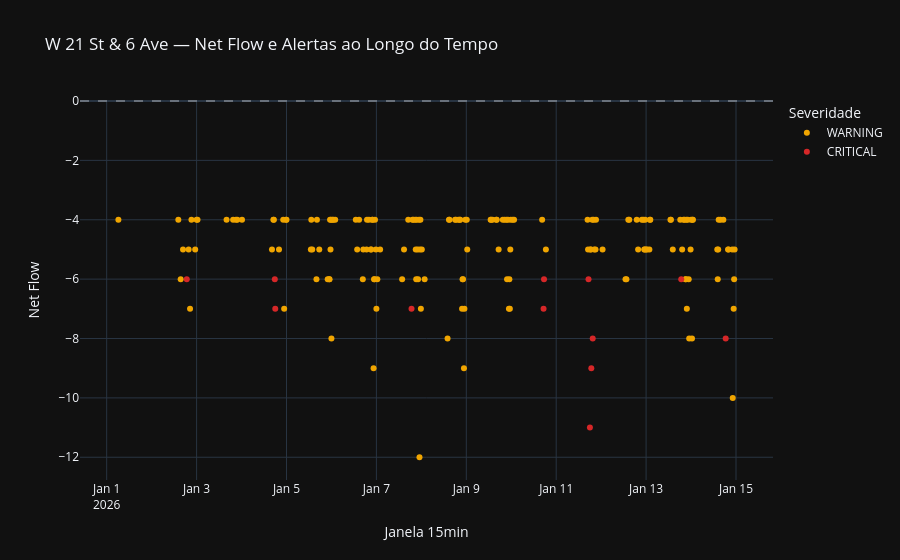

The notebook cell this image was saved under:
### Markdown cell above
## 7. Detalhe por Estação

### Code cell
# Altere o nome da estação abaixo para explorar qualquer estação
STATION = "W 21 St & 6 Ave"

df_s_reb = df_reb[df_reb["station_name"] == STATION].sort_values("window_15min")
df_s_rev = df_rev[df_rev["station_name"] == STATION].sort_values("window_15min")

if df_s_reb.empty and df_s_rev.empty:
    print(f"Nenhum dado encontrado para '{STATION}'. Verifique o nome da estação.")
else:
    print(f"=== {STATION} ===")
    print(f"Alertas de rebalanceamento : {len(df_s_reb):,}")
    print(f"  WARNING  : {(df_s_reb['rebalance_alert']=='WARNING').sum():,}")
    print(f"  CRITICAL : {(df_s_reb['rebalance_alert']=='CRITICAL').sum():,}")
    print(f"Economia gerada            : $ {df_s_reb['saving_usd'].sum():,.2f}")
    print(f"Janelas de crise em pico   : {len(df_s_rev):,}")
    print(f"Receita recuperada         : $ {df_s_rev['recovered_revenue_usd'].sum():,.2f}")

    if not df_s_reb.empty:
        fig = px.scatter(
            df_s_reb,
            x="window_15min", y="net_flow",
            color="rebalance_alert",
            color_discrete_map={"WARNING": "#f0a500", "CRITICAL": "#d62728"},
            title=f"{STATION} — Net Flow e Alertas ao Longo do Tempo",
            labels={"window_15min": "Janela 15min", "net_flow": "Net Flow",
                    "rebalance_alert": "Severidade"},
            template="plotly_dark",
            height=380,
        )
        fig.add_hline(y=0, line_dash="dash", line_color="white", opacity=0.3)
        fig.show()

### Figure 1 — Plotly figure (JSON) as saved in the notebook; plotly's stock layout.template omitted (floating-point values rounded to 4 significant figures; data arrays with more than 128 entries replaced by an {"elided": "..."} marker saying what was removed)
{"data": [{"hovertemplate": "Severidade=WARNING<br>Janela 15min=%{x}<br>Net Flow=%{y}<extra></extra>", "legendgroup": "WARNING", "marker": {"color": "#f0a500", "symbol": "circle"}, "mode": "markers", "name": "WARNING", "orientation": "v", "showlegend": true, "type": "scatter", "x": {"elided": "171 str values"}, "xaxis": "x", "y": {"elided": "171 int values"}, "yaxis": "y"}, {"hovertemplate": "Severidade=CRITICAL<br>Janela 15min=%{x}<br>Net Flow=%{y}<extra></extra>", "legendgroup": "CRITICAL", "marker": {"color": "#d62728", "symbol": "circle"}, "mode": "markers", "name": "CRITICAL", "orientation": "v", "showlegend": true, "type": "scatter", "x": ["2026-01-02T18:45:00.000000000", "2026-01-04T17:45:00.000000000", "2026-01-04T18:00:00.000000000", "2026-01-07T18:45:00.000000000", "2026-01-10T17:15:00.000000000", "2026-01-10T17:30:00.000000000", "2026-01-11T17:15:00.000000000", "2026-01-11T18:00:00.000000000", "2026-01-11T18:45:00.000000000", "2026-01-11T19:30:00.000000000", "2026-01-13T18:45:00.000000000", "2026-01-14T18:30:00.000000000"], "xaxis": "x", "y": [-6, -6, -7, -7, -7, -6, -6, -11, -9, -8, -6, -8], "yaxis": "y"}], "layout": {"autosize": true, "legend": {"title": {"text": "Severidade"}, "tracegroupgap": 0}, "shapes": [{"line": {"color": "white", "dash": "dash"}, "opacity": 0.3, "type": "line", "x0": 0, "x1": 1, "xref": "x domain", "y0": 0, "y1": 0, "yref": "y"}], "title": {"text": "W 21 St & 6 Ave — Net Flow e Alertas ao Longo do Tempo"}, "xaxis": {"anchor": "y", "autorange": true, "domain": [0, 1], "range": ["2025-12-31 10:44:43.8926", "2026-01-15 18:45:16.1074"], "title": {"text": "Janela 15min"}, "type": "date"}, "yaxis": {"anchor": "x", "autorange": true, "domain": [0, 1], "range": [-12.89, 0.06478], "title": {"text": "Net Flow"}, "type": "linear"}}}
